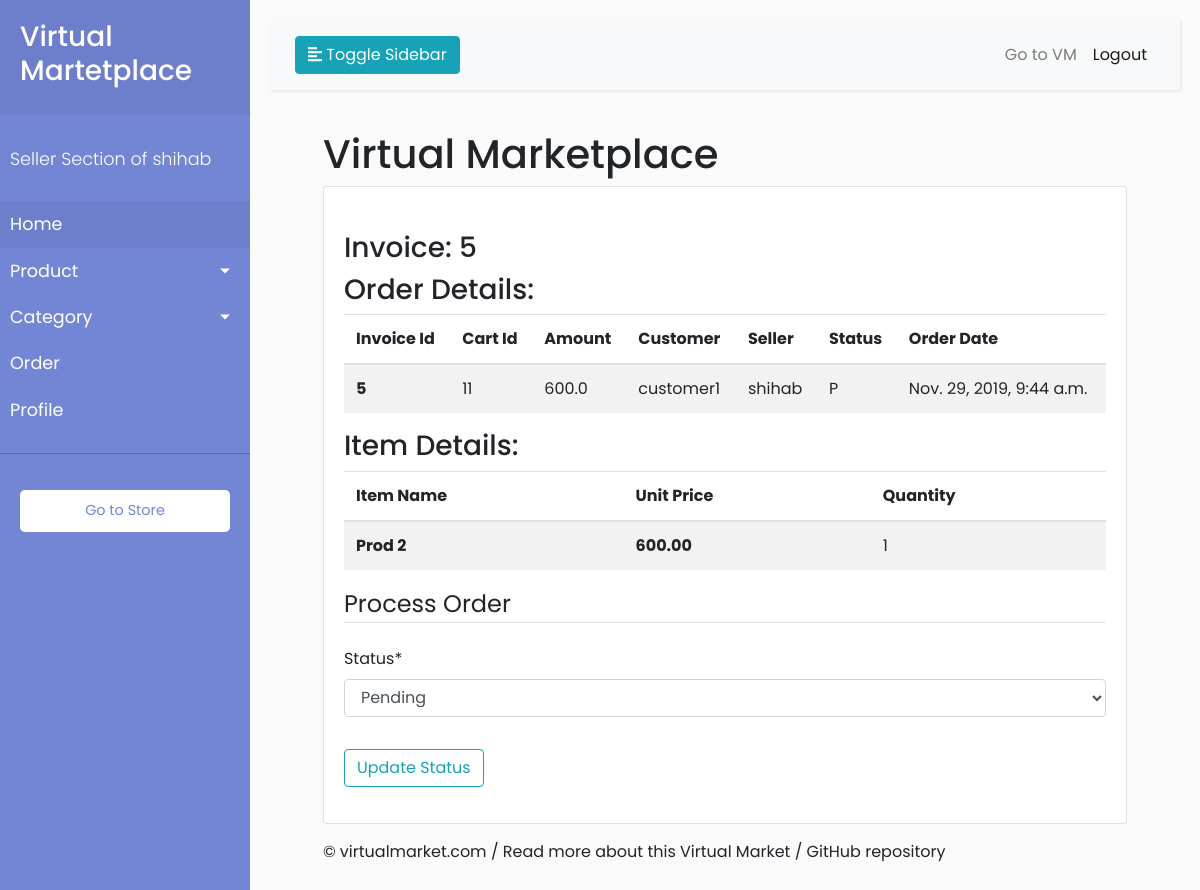
Screenshot of /order/5/process (signed in) with the database file from the repository.
### accounts/models.py (models this page shows)
class User(AbstractUser):
    is_seller = models.BooleanField(default=False)
    is_customer = models.BooleanField(default=False)

### orders/models.py (models this page shows, shortened)
class OrderToSellers(models.Model):
    STATUS_CHOICES = (
        ('P', 'Pending'),
        ('A', 'Accepted'),
        ('R', 'Rejected'),
        ('S', 'Shipped'),
    )
    order = models.ForeignKey(Order, on_delete=models.CASCADE)
    customer = models.ForeignKey(settings.AUTH_USER_MODEL, on_delete=models.CASCADE, related_name='customer')
    seller = models.ForeignKey(User, on_delete=models.CASCADE)
    items_json = models.CharField(max_length=5000, null=True, blank=True)
    ordered_date = models.DateTimeField(auto_now_add=True)
    ordered = models.BooleanField(default=False)
    amount = models.FloatField()
    status = models.CharField(max_length=1, choices=STATUS_CHOICES)

class Order(models.Model):
    user = models.ForeignKey(settings.AUTH_USER_MODEL, on_delete=models.CASCADE)
    items = models.ManyToManyField(OrderItem)
    start_date = models.DateTimeField(auto_now_add=True)
    ordered_date = models.DateTimeField()
    ordered = models.BooleanField(default=False)
    billing_address = models.ForeignKey(
        'BillingAddress', on_delete=models.SET_NULL, blank=True, null=True)
    payment = models.ForeignKey(
        'Payment', on_delete=models.SET_NULL, blank=True, null=True)

class OrderItem(models.Model):
    user = models.ForeignKey(settings.AUTH_USER_MODEL, on_delete=models.CASCADE)
    item = models.ForeignKey(Product, on_delete=models.CASCADE)
    quantity = models.IntegerField(default=1)
    ordered = models.BooleanField(default=False)

### store/models.py (models this page shows, shortened)
class Product(models.Model):
    name = models.CharField(max_length=50)
    category = models.ForeignKey(Category, on_delete=models.CASCADE,  null=True)
    price = models.DecimalField(max_digits=10, decimal_places=2, blank= True)
    description = models.CharField(max_length=300)
    publish_date = models.DateField()
    image = models.ImageField(upload_to='store/product_images', default="")
    seller = models.ForeignKey(User, on_delete=models.CASCADE)
    likes = models.ManyToManyField(settings.AUTH_USER_MODEL, related_name="likes", blank=True)

### orders/views.py (the view, shortened to what this page needs)
# urls.py: path('<int:pk>/process', views.OrderUpdateView.as_view(), name='process-order'),
@method_decorator([login_required, seller_required], name='dispatch')
class OrderUpdateView(UpdateView):
    model = OrderToSellers
    fields = ['status']
    context_object_name = 'order_to_seller'
    template_name = 'orders/order_dashboard/order_update.html'
    def get_context_data(self, **kwargs):
        kwargs['accounts'] = self.request.user
        this_order = OrderToSellers.objects.get(id=self.kwargs['pk'])
        cart_id = this_order.order.id
        order = Order.objects.get(id=cart_id)
        items = order.items.filter(item__seller=self.request.user)
        kwargs['order_items'] = items
        return super().get_context_data(**kwargs)

### orders/templates/orders/order_dashboard/order_update.html (shortened to what this page needs)
{% extends 'dashboard/dashboard.html' %}
{% load crispy_forms_tags %}
{% block main%}
    <br>
    <h3 class="media-middle">Invoice: {{ order_to_seller.id}} </h3>
    <div class="content-section">
        <h3> Order Details: </h3>
        <table  class="table table-striped">
            <thead>
                 <tr>
                    <th scope="col">Invoice Id</th>
                    <th scope="col">Cart Id</th>
                    <th scope="col">Amount</th>
                    <th scope="col">Customer</th>
                    <th scope="col">Seller</th>
                    <th scope="col">Status</th>
                    <th scope="col">Order Date</th>
                </tr>
            </thead>
            <tbody>
                 <tr>
                    <th scope="row">{{ order_to_seller.id}}</th>
                    <td>{{ order_to_seller.order.id }}</td>
                    <td>{{ order_to_seller.amount }}</td>
                    <td>{{ order_to_seller.customer }}</td>
                    <td>{{ order_to_seller.seller }}</td>
                    <td>{{ order_to_seller.status }}</td>
                    <td>{{ order_to_seller.ordered_date }}</td>
                 </tr>
            </tbody>
        </table>
        <h3> Item Details: </h3>
        <table  class="table table-striped">
            <thead>
                 <tr>
                    <th scope="col">Item Name</th>
                     <th scope="col">Unit Price</th>
                    <th scope="col">Quantity</th>
                </tr>
            </thead>
            <tbody>
               {% for item in order_items %}
                 <tr>
                    <th scope="row">{{ item.item.name}}</th>
                     <th scope="row">{{ item.item.price}}</th>
                    <td>{{ item.quantity }}</td>
                 </tr>
                {% endfor %}
            </tbody>
        </table>
        <form method="POST" enctype="multipart/form-data">
            <fieldset class="form-group">
                <legend class="border-bottom mb-4">Process Order </legend>
                {{ form|crispy }}
            </fieldset>
            <div class="form-group">
                <button class="btn btn-outline-info" type="submit" onclick="submit()">Update Status </button>
            </div>
        </form>
    </div>
{% endblock %}

### store/templates/dashboard/dashboard.html (shortened to what this page needs)
{% load static %}
{% load crispy_forms_tags %}
<!DOCTYPE html>
<html>
    <head>
        <link rel="stylesheet" href="https://maxcdn.bootstrapcdn.com/bootstrap/4.0.0/css/bootstrap.min.css">
        <link rel="stylesheet" href="https://use.fontawesome.com/releases/v5.8.1/css/all.css">
        <link rel="stylesheet" type="text/css" href="{% static 'accounts/main.css' %}">
        <link rel="stylesheet" href="{% static 'accounts/style.css' %}">
    </head>
    <body>
         <div class="wrapper">
        <nav id="sidebar">
            <div class="sidebar-header">
                <h3> Virtual Martetplace</h3>
            </div>
            <ul class="list-unstyled components">
                <p> Seller Section of {{ accounts.username}} </p>
                <li class="active">
                    <a href="{% url 'dashboard' %}">Home</a>
                </li>
                <li>
                    <a href="#pageSubmenu" data-toggle="collapse" aria-expanded="false" class="dropdown-toggle">Product</a>
                </li>
                <li>
                    <a href="#pageSubmenu2" data-toggle="collapse" aria-expanded="false" class="dropdown-toggle">Category</a>
                </li>
                 <li>
                    <a href="{% url 'order-list' %}">Order</a>
                </li>
                <li>
                    <a href="{% url 'seller_profile' %}">Profile</a>
                </li>
            </ul>
            <ul class="list-unstyled CTAs">
                <li>
                    <a href="{% url 'store_view' accounts.username %}" class="download">Go to Store</a>
                </li>
            </ul>
        </nav>
        <div id="content">
            <nav class="navbar navbar-expand-lg navbar-light bg-light">
                <div class="container-fluid">
                    <button type="button" id="sidebarCollapse" class="btn btn-info">
                        <i class="fas fa-align-left"></i>
                        <span>Toggle Sidebar</span>
                    </button>
                    <div class="collapse navbar-collapse" id="navbarSupportedContent">
                        <ul class="nav navbar-nav ml-auto">
                             <li class="nav-item">
                                <a class="nav-link" href="{% url 'home_view' %}">Go to VM</a>
                            </li>
                            <li class="nav-item active">
                                <a class="nav-link" href="{% url 'logout' %}">Logout</a>
                            </li>
                        </ul>
                    </div>
                </div>
            </nav>
            <div class="container my-4">
                <div class="row justify-content-center">
                <div class="col-md-11 col-sm-12">
                  <div class="row">
                    <div class="col-8">
                      <h1 class="logo">
                        <a  class="nameplate" href="{% url 'home_view' %}">
                         Virtual Marketplace
                        </a>
                      </h1>
                    </div>
                  </div>
                  <div class="card mb-3">
                    <div class="card-body">
                        {% block main %}
                        {% endblock %}
                    </div>
                  </div>
                  <footer>
                    <a href="#">© virtualmarket.com</a>
                    /
                    <a href="#">Read more about this Virtual Market</a>
                    /
                    <a href="#">GitHub repository</a>
                  </footer>
                </div>
              </div>
            </div>
        </div>
    </div>
    </body>
</html>

### accounts/static/accounts/style.css (style rules this page uses)
body { font-family: 'Poppins', sans-serif; background: #fafafa; }
p { font-family: 'Poppins', sans-serif; font-size: 1.1em; font-weight: 300; line-height: 1.7em; color: #999; }
a, a:hover, a:focus { color: inherit; text-decoration: none; transition: all 0.3s; }
.navbar { padding: 15px 10px; background: #fff; border: none; border-radius: 0; margin-bottom: 40px; box-shadow: 1px 1px 3px rgba(0, 0, 0, 0.1); }
.wrapper { display: flex; width: 100%; align-items: stretch; }
#sidebar { min-width: 250px; max-width: 250px; background: #7386D5; color: #fff; transition: all 0.3s; }
#sidebar .sidebar-header { padding: 20px; background: #6d7fcc; }
#sidebar ul.components { padding: 20px 0; border-bottom: 1px solid #47748b; }
#sidebar ul p { color: #fff; padding: 10px; }
#sidebar ul li a { padding: 10px; font-size: 1.1em; display: block; }
#sidebar ul li.active>a, a[aria-expanded="true"] { color: #fff; background: #6d7fcc; }
a[data-toggle="collapse"] { position: relative; }
.dropdown-toggle::after { display: block; position: absolute; top: 50%; right: 20px; transform: translateY(-50%); }
ul.CTAs { padding: 20px; }
ul.CTAs a { text-align: center; font-size: 0.9em !important; display: block; border-radius: 5px; margin-bottom: 5px; }
a.download { background: #fff; color: #7386D5; }
#content { width: 100%; padding: 20px; min-height: 100vh; transition: all 0.3s; }

### rows the page displays
User: username "shihab"
OrderToSellers: id "5", order.id "11", amount "600.0", customer "customer1", seller "shihab", status "P", ordered_date "Nov. 29, 2019, 9:44 a.m.", status "Pending"
OrderItem: item.name "Prod 2", item.price "600.00", quantity "1"
